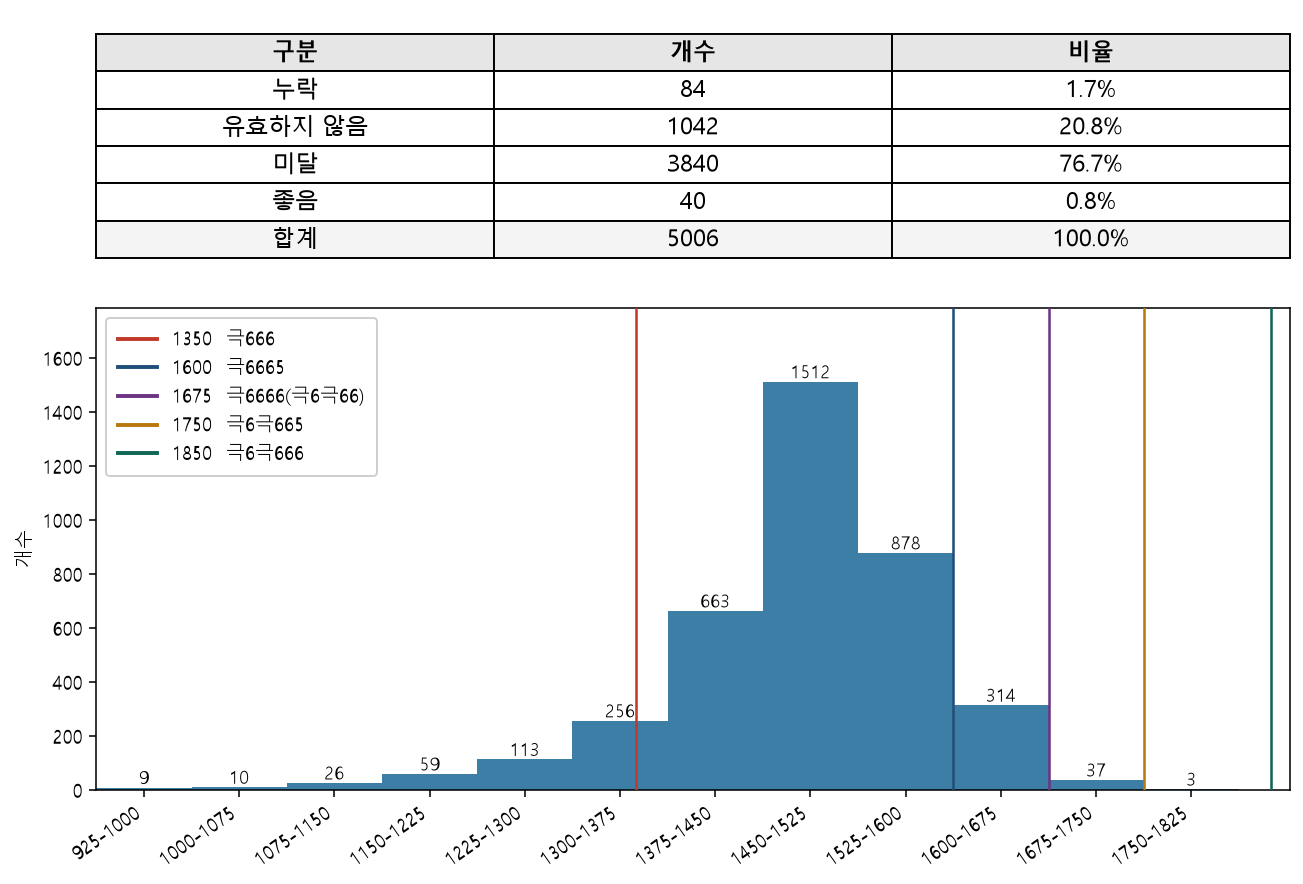

Write the Python code that produced this figure.
"""results / good_results 를 집계하고 한 장의 그림으로 저장한다.

하위 폴더(다른 PC에서 가져온 tan_results 등)도 각각 따로 집계한 뒤 합친다.
누락은 각 results 맨 위 캐릭터부터 그 폴더의 마지막 캐릭터까지,
1333_2, 1333_3, 1334_1 순서로 파일이 없는 칸의 개수다.
"""

from __future__ import annotations

import argparse
import math
import re
import sys
from pathlib import Path

import matplotlib

matplotlib.use("Agg")
import matplotlib.pyplot as plt
from matplotlib import font_manager
from matplotlib.lines import Line2D

from agent.regions import GOOD_RESULT_DIR, PROJECT_ROOT, RESULT_DIR

FILE_RE = re.compile(r"^(\d+)_(\d+)\.txt$")
SCORE_RE = re.compile(r"^점수:\s*([0-9]+(?:\.[0-9]+)?)\s*$", re.M)
INVALID_TEXT = "유효한 조합이 없습니다."
SCORE_ORIGIN = 1600
BIN_WIDTH = 75
SCORE_MARKS = (
    (1350, "극666", "#c0392b"),
    (1600, "극6665", "#1f4e79"),
    (1675, "극6666(극6극66)", "#6c3483"),
    (1750, "극6극665", "#b9770e"),
    (1850, "극6극666", "#0e6655"),
)


def _use_korean_font() -> None:
    font = Path(r"C:\Windows\Fonts\malgun.ttf")
    if font.is_file():
        font_manager.fontManager.addfont(str(font))
        plt.rcParams["font.family"] = "Malgun Gothic"
    plt.rcParams["axes.unicode_minus"] = False


def _top_score(path: Path) -> float | None:
    text = path.read_text(encoding="utf-8")
    if INVALID_TEXT in text:
        return None
    match = SCORE_RE.search(text)
    if match is None:
        return None
    return float(match.group(1))


def _indexed_files(folder: Path) -> list[tuple[int, int, Path]]:
    rows = []
    if not folder.is_dir():
        return rows
    for path in folder.glob("*.txt"):
        match = FILE_RE.match(path.name)
        if match is None:
            continue
        rows.append((int(match.group(1)), int(match.group(2)), path))
    rows.sort()
    return rows


def _next_character(index: int, slot: int) -> tuple[int, int]:
    """한 계정의 슬롯은 1, 2, 3 이고 그 다음은 다음 계정의 1번이다."""
    if slot >= 3:
        return index + 1, 1
    return index, slot + 1


def _character_span(start: tuple[int, int], end: tuple[int, int]):
    index, slot = start
    while (index, slot) <= end:
        yield index, slot
        index, slot = _next_character(index, slot)


def _source_pairs() -> list[tuple[Path | None, Path | None]]:
    """최상위 results/good_results 와, 다른 PC에서 넣은 하위 폴더 쌍."""
    pairs: list[tuple[Path | None, Path | None]] = [(RESULT_DIR, GOOD_RESULT_DIR)]
    good_subs: dict[str, Path] = {}
    if GOOD_RESULT_DIR.is_dir():
        good_subs = {path.name: path for path in GOOD_RESULT_DIR.iterdir() if path.is_dir()}
    used: set[str] = set()
    if RESULT_DIR.is_dir():
        for path in sorted(item for item in RESULT_DIR.iterdir() if item.is_dir()):
            prefix = path.name[: -len("_results")] if path.name.endswith("_results") else path.name
            good = good_subs.get(path.name) or good_subs.get(f"{prefix}_good_results")
            if good is not None:
                used.add(good.name)
            pairs.append((path, good))
    for name, path in sorted(good_subs.items()):
        if name not in used:
            pairs.append((None, path))
    return pairs


def _summarize_pair(result_dir: Path | None, good_dir: Path | None) -> dict | None:
    results = _indexed_files(result_dir) if result_dir is not None else []
    goods = _indexed_files(good_dir) if good_dir is not None else []
    if not results and not goods:
        return None

    missing: list[str] = []
    expected_count = 0
    span = None
    if results:
        start = (results[0][0], results[0][1])
        present = {(index, slot) for index, slot, _path in results + goods}
        end = max(key for key in present if key >= start)
        expected = list(_character_span(start, end))
        expected_count = len(expected)
        missing = [f"{index}_{slot}" for index, slot in expected if (index, slot) not in present]
        span = {
            "folder": result_dir.name,
            "start_name": results[0][2].name,
            "start_label": f"{start[0]}_{start[1]}",
            "end_label": f"{end[0]}_{end[1]}",
            "expected_count": expected_count,
        }

    invalid_count = 0
    below_scores: list[float] = []
    good_scores: list[float] = []
    for _index, _slot, path in results:
        score = _top_score(path)
        if score is None:
            invalid_count += 1
        else:
            below_scores.append(score)
    for _index, _slot, path in goods:
        score = _top_score(path)
        if score is None:
            invalid_count += 1
        else:
            good_scores.append(score)

    return {
        "span": span,
        "missing": missing,
        "invalid_count": invalid_count,
        "below_scores": below_scores,
        "good_scores": good_scores,
    }


def collect() -> dict:
    parts = [part for pair in _source_pairs() if (part := _summarize_pair(*pair)) is not None]
    if not parts or not any(part["span"] for part in parts):
        raise SystemExit(f"results 에 결과 파일이 없습니다: {RESULT_DIR}")

    spans = [part["span"] for part in parts if part["span"] is not None]
    first = spans[0]
    return {
        "spans": spans,
        "start_name": first["start_name"],
        "start_label": first["start_label"],
        "end_label": spans[-1]["end_label"],
        "expected_count": sum(span["expected_count"] for span in spans),
        "missing": [name for part in parts for name in part["missing"]],
        "invalid_count": sum(part["invalid_count"] for part in parts),
        "below_scores": [score for part in parts for score in part["below_scores"]],
        "good_scores": [score for part in parts for score in part["good_scores"]],
    }


def _score_bins(scores: list[float]) -> list[tuple[int, int, int]]:
    """1600을 경계로 75점씩 나눈 구간. 점수는 왼쪽 경계 이상, 오른쪽 경계 미만."""
    if not scores:
        return []
    indexes = [math.floor((score - SCORE_ORIGIN) / BIN_WIDTH) for score in scores]
    low = min(indexes)
    high = max(indexes)
    counts = {index: 0 for index in range(low, high + 1)}
    for index in indexes:
        counts[index] += 1
    rows = []
    for index in range(low, high + 1):
        start = SCORE_ORIGIN + BIN_WIDTH * index
        rows.append((start, start + BIN_WIDTH, counts[index]))
    return rows


def _ratio_text(count: int, total: int) -> str:
    if total <= 0:
        return "0.0%"
    return f"{count / total * 100:.1f}%"


def save_figure(summary: dict, out_path: Path) -> None:
    _use_korean_font()
    missing_n = len(summary["missing"])
    invalid_n = summary["invalid_count"]
    below_n = len(summary["below_scores"])
    good_n = len(summary["good_scores"])
    labels = ["누락", "유효하지 않음", "미달", "좋음"]
    counts = [missing_n, invalid_n, below_n, good_n]
    total = sum(counts)

    fig = plt.figure(figsize=(11, 7.2), dpi=140)
    grid = fig.add_gridspec(2, 1, height_ratios=[0.85, 1.55], hspace=0.08)
    table_ax = fig.add_subplot(grid[0])
    hist_ax = fig.add_subplot(grid[1])

    table_ax.axis("off")
    cell_text = [
        [label, str(count), _ratio_text(count, total)]
        for label, count in zip(labels, counts)
    ]
    cell_text.append(["합계", str(total), "100.0%" if total else "0.0%"])
    table = table_ax.table(
        cellText=cell_text,
        colLabels=["구분", "개수", "비율"],
        loc="center",
        cellLoc="center",
    )
    table.auto_set_font_size(False)
    table.set_fontsize(12)
    table.scale(1, 1.6)
    for (row, col), cell in table.get_celld().items():
        if row == 0:
            cell.set_facecolor("#e6e6e6")
            cell.set_text_props(weight="bold")
        elif row == len(cell_text):
            cell.set_facecolor("#f4f4f4")

    scores = summary["below_scores"] + summary["good_scores"]
    bins = _score_bins(scores)
    if not bins:
        hist_ax.text(0.5, 0.5, "점수 없음", ha="center", va="center", transform=hist_ax.transAxes)
        hist_ax.set_xticks([])
        hist_ax.set_yticks([])
    else:
        tick_labels = [f"{start}-{end}" for start, end, _count in bins]
        heights = [count for _start, _end, count in bins]
        xs = list(range(len(bins)))
        bars = hist_ax.bar(
            xs,
            heights,
            width=1.0,
            align="edge",
            color="#3d7ea6",
            edgecolor="#3d7ea6",
            linewidth=0,
        )
        hist_ax.set_ylabel("개수")
        origin = bins[0][0]

        def _score_x(score: float) -> float:
            return (score - origin) / BIN_WIDTH

        hist_ax.set_xticks([x + 0.5 for x in xs])
        hist_ax.set_xticklabels(tick_labels, rotation=35, ha="right")
        ymax = max(heights) if heights else 1
        hist_ax.set_ylim(0, ymax * 1.18 + 1)
        hist_ax.set_xlim(0, max(len(bins), _score_x(1850) + 0.2))
        for bar, height in zip(bars, heights):
            if height <= 0:
                continue
            hist_ax.text(
                bar.get_x() + bar.get_width() / 2,
                height,
                str(height),
                ha="center",
                va="bottom",
                fontsize=9,
            )
        handles = []
        for score, label, color in SCORE_MARKS:
            hist_ax.axvline(_score_x(score), color=color, linewidth=1.3, zorder=3)
            handles.append(Line2D([0], [0], color=color, linewidth=2.0, label=f"{score}  {label}"))
        hist_ax.legend(
            handles=handles,
            loc="upper left",
            framealpha=0.95,
            fontsize=10,
            borderpad=0.6,
            labelspacing=0.45,
        )

    fig.savefig(out_path, bbox_inches="tight")
    plt.close(fig)


def main() -> None:
    try:
        sys.stdout.reconfigure(encoding="utf-8")
    except Exception:
        pass
    parser = argparse.ArgumentParser(description="결과 폴더를 집계해 그림 한 장으로 저장합니다.")
    parser.add_argument(
        "-o",
        "--output",
        type=Path,
        default=PROJECT_ROOT / "fig.png",
        help="저장할 이미지 경로 (기본: fig.png)",
    )
    args = parser.parse_args()
    summary = collect()
    out_path = args.output
    out_path.parent.mkdir(parents=True, exist_ok=True)
    save_figure(summary, out_path)
    for span in summary["spans"]:
        print(
            f"{span['folder']}: {span['start_name']} 부터 "
            f"{span['start_label']}-{span['end_label']} ({span['expected_count']}개 캐릭터)"
        )
    print(f"누락: {len(summary['missing'])}")
    if summary["missing"]:
        preview = ", ".join(summary["missing"][:30])
        suffix = " ..." if len(summary["missing"]) > 30 else ""
        print(f"  없는 캐릭터: {preview}{suffix}")
    print(f"유효하지 않음: {summary['invalid_count']}")
    print(f"미달: {len(summary['below_scores'])}")
    print(f"좋음: {len(summary['good_scores'])}")
    print(f"저장: {out_path}")


if __name__ == "__main__":
    main()
